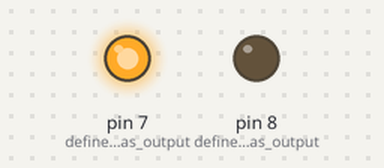
A sketch run on a simulated Arduino Uno, built with avr-gcc and run on an emulated ATmega328P. Shown: output pins drawn as LEDs (lit = HIGH).

Above: at 5.0 s.
At 26.0 s:
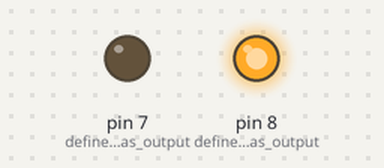
At 40.0 s:
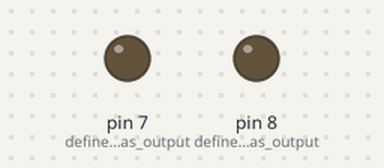
Timing chart, 0 to 54.6 s (numbered marks = the images above):
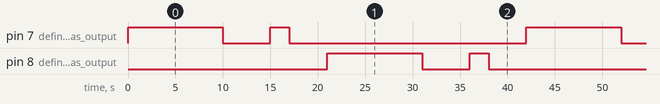

The sketch:

1._Alternating_Blinking.ino
```cpp
int led1 = 7;
int led2 = 8;


void setup() {
  pinMode(7,OUTPUT);      //define pin 7 as output
  pinMode(8,OUTPUT);      //define pin 8 as output
}


void loop() {
  digitalWrite(7,HIGH);     //turn on led on pin 7
  delay(10000);             //wait for 10 seconds (10000 milliseconds)
  digitalWrite(7,LOW);      //turn off led on pin 7
  delay(5000);              //wait for 5 seconds (5000 milliseconds)
  digitalWrite(7,HIGH);     //turn on led on pin 7
  delay(2000);              //wait for 2 seconds (2000 milliseconds)
  digitalWrite(7,LOW);      //turn off led on pin 7
  delay(4000);              //wait for 4 seconds (4000 milliseconds)
  digitalWrite(8,HIGH);     //turn on led on pin 8
  delay(10000);             //wait for 10 seconds (10000 milliseconds)
  digitalWrite(8,LOW);      //turn off led on pin 8
  delay(5000);              //wait for 5 seconds (5000 milliseconds)
  digitalWrite(8,HIGH);     //turn on led on pin 8
  delay(2000);              //wait for 2 seconds (2000 milliseconds)
  digitalWrite(8,LOW);      //turn off led on pin 8
  delay(4000);              //wait for 4 seconds (4000 milliseconds)
}
```

Measured:
- by itself, pin 7 (define_pin_7_as_output), pin 8 (define_pin_8_as_output): repeats every 42.0 s: LOW 5.0 s, HIGH 2.0 s, LOW 25.0 s, HIGH 10.0 s
- by itself, everything shown: repeats every 42.0 s, in 8 steps
